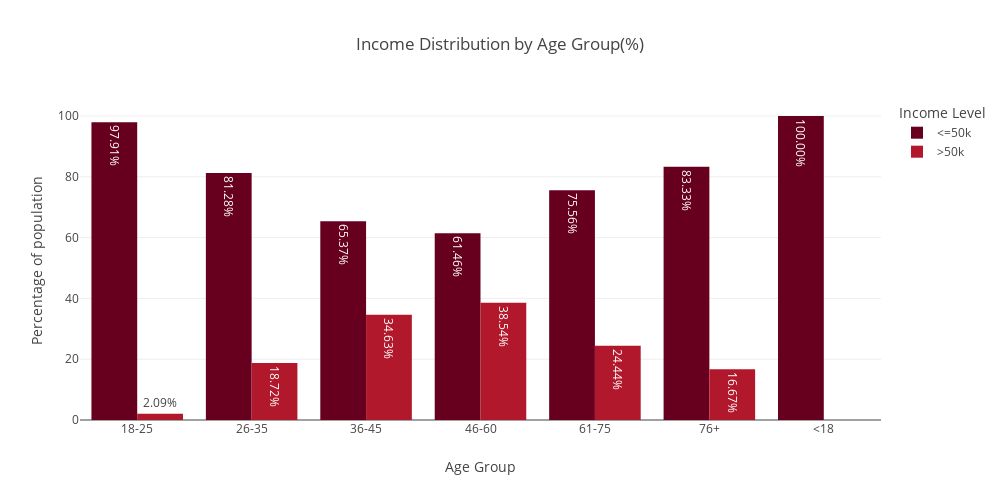

The cell this chart's notebook holds for it:
### Markdown cell above
The bar chart visualizes the income distribution across age groups, using percentages within each group. There is an evident pattern in terms of income progression over the years with a gradual increase in terms of the number of people earning >50K starting from 0 amongst those aged 18 and below, peaking between 36 and 60 years, then declining after 60 years but not to zero.

All individuals under 18 earn <=50K, likely due to being students, minors, or ineligible for full-time employment. Extremely few young adults (2.1%) exceed 50K, as most are early in their careers, pursuing education, or in entry-level jobs. For the 26-35 age group, there's a noticeable improvement — roughly 1 in 5 individuals in this group earn >50K, reflecting early career progression and accumulation of qualifications/experience. A substantial income increase is seen in the 36-45 age group: over a third now earn >50K. This is typically considered the prime earning age where individuals settle into stable, higher-paying positions. Highest proportion of >50K earners is seen amongst individuals aged between 46 and 60— nearly 4 in 10. This reflects career maturity, peak seniority levels, and accumulated experience. There's a drop-off in high incomes as many transition to retirement, part-time, or less demanding roles in the age group 61-75. Yet about 1 in 4 still earn >50K. Most in the 76+ age group earn <=50K, likely due to retirement, pensions, or fixed incomes — but a small minority still earn higher incomes, possibly through continued work or investments.

### Code cell
themes = ["plotly", "plotly_white", "plotly_dark", "ggplot2", "seaborn", "simple_white",
         "presentation", "xgridoff", "ygridoff", "gridon", "none"]
for theme in themes:
    fig.update_layout(template=theme)
fig.show()

### Figure 1 — Plotly figure (JSON) as saved in the notebook; plotly's stock layout.template omitted (floating-point values rounded to 4 significant figures)
{"data": [{"alignmentgroup": "True", "hovertemplate": "income=<=50k<br>age_group=%{x}<br>percentage=%{text}<extra></extra>", "legendgroup": "<=50k", "marker": {"color": "rgb(103,0,31)", "pattern": {"shape": ""}}, "name": "<=50k", "offsetgroup": "<=50k", "orientation": "v", "showlegend": true, "text": [97.91, 81.28, 65.37, 61.46, 75.56, 83.33, 100.0], "textposition": "auto", "texttemplate": "%{text:.2f}%", "type": "bar", "x": ["18-25", "26-35", "36-45", "46-60", "61-75", "76+", "<18"], "xaxis": "x", "y": [97.91, 81.28, 65.37, 61.46, 75.56, 83.33, 100.0], "yaxis": "y"}, {"alignmentgroup": "True", "hovertemplate": "income=>50k<br>age_group=%{x}<br>percentage=%{text}<extra></extra>", "legendgroup": ">50k", "marker": {"color": "rgb(178,24,43)", "pattern": {"shape": ""}}, "name": ">50k", "offsetgroup": ">50k", "orientation": "v", "showlegend": true, "text": [2.093, 18.72, 34.63, 38.54, 24.44, 16.67], "textposition": "auto", "texttemplate": "%{text:.2f}%", "type": "bar", "x": ["18-25", "26-35", "36-45", "46-60", "61-75", "76+"], "xaxis": "x", "y": [2.093, 18.72, 34.63, 38.54, 24.44, 16.67], "yaxis": "y"}], "layout": {"barmode": "group", "height": 500, "legend": {"title": {"text": "Income Level"}, "tracegroupgap": 0}, "paper_bgcolor": "rgba(0, 0, 0, 0)", "plot_bgcolor": "rgba(0, 0, 0, 0)", "title": {"text": "Income Distribution by Age Group(%)"}, "width": 1000, "xaxis": {"anchor": "y", "autorange": true, "domain": [0, 1], "range": [-0.5, 6.5], "title": {"text": "Age Group"}, "type": "category"}, "yaxis": {"anchor": "x", "autorange": true, "domain": [0, 1], "range": [0, 105.3], "title": {"text": "Percentage of population"}, "type": "linear"}}}
